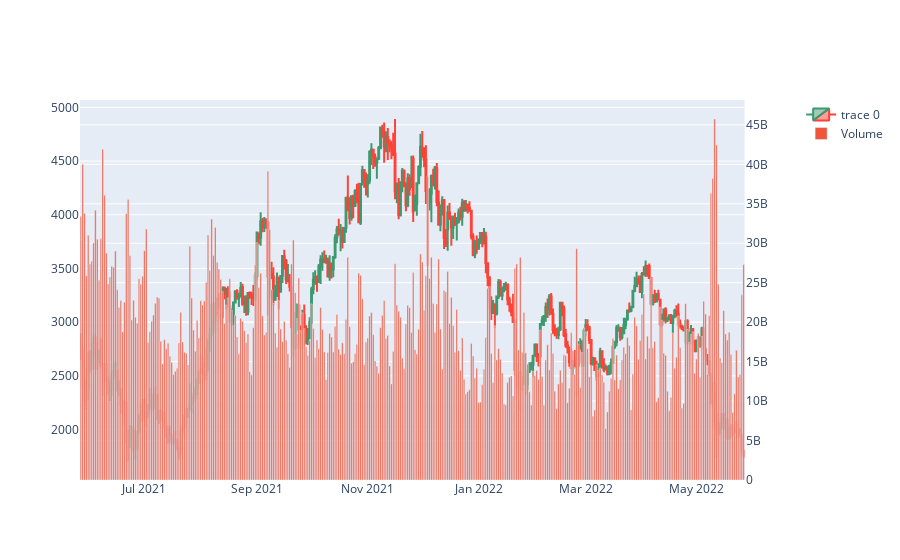

Source (notebook cell):
### Code cell
fig3.add_trace(go.Bar(x=hist.index, y=hist['Volume'], name='Volume'),secondary_y=True)
fig3.update_layout(xaxis_rangeslider_visible=False)

### Figure 1 — Plotly figure (JSON) as saved in the notebook; plotly's stock layout.template omitted (floating-point values rounded to 4 significant figures; data arrays with more than 128 entries replaced by an {"elided": "..."} marker saying what was removed)
{"data": [{"close": {"elided": "366 float values"}, "high": {"elided": "366 float values"}, "low": {"elided": "366 float values"}, "open": {"elided": "366 float values"}, "type": "candlestick", "x": {"elided": "366 str values"}}, {"name": "Volume", "type": "bar", "x": {"elided": "366 str values"}, "xaxis": "x", "y": {"elided": "366 int values"}, "yaxis": "y2"}], "layout": {"xaxis": {"anchor": "y", "domain": [0, 0.94], "rangeslider": {"visible": false}}, "yaxis": {"anchor": "x", "domain": [0, 1]}, "yaxis2": {"anchor": "x", "overlaying": "y", "side": "right"}}}
